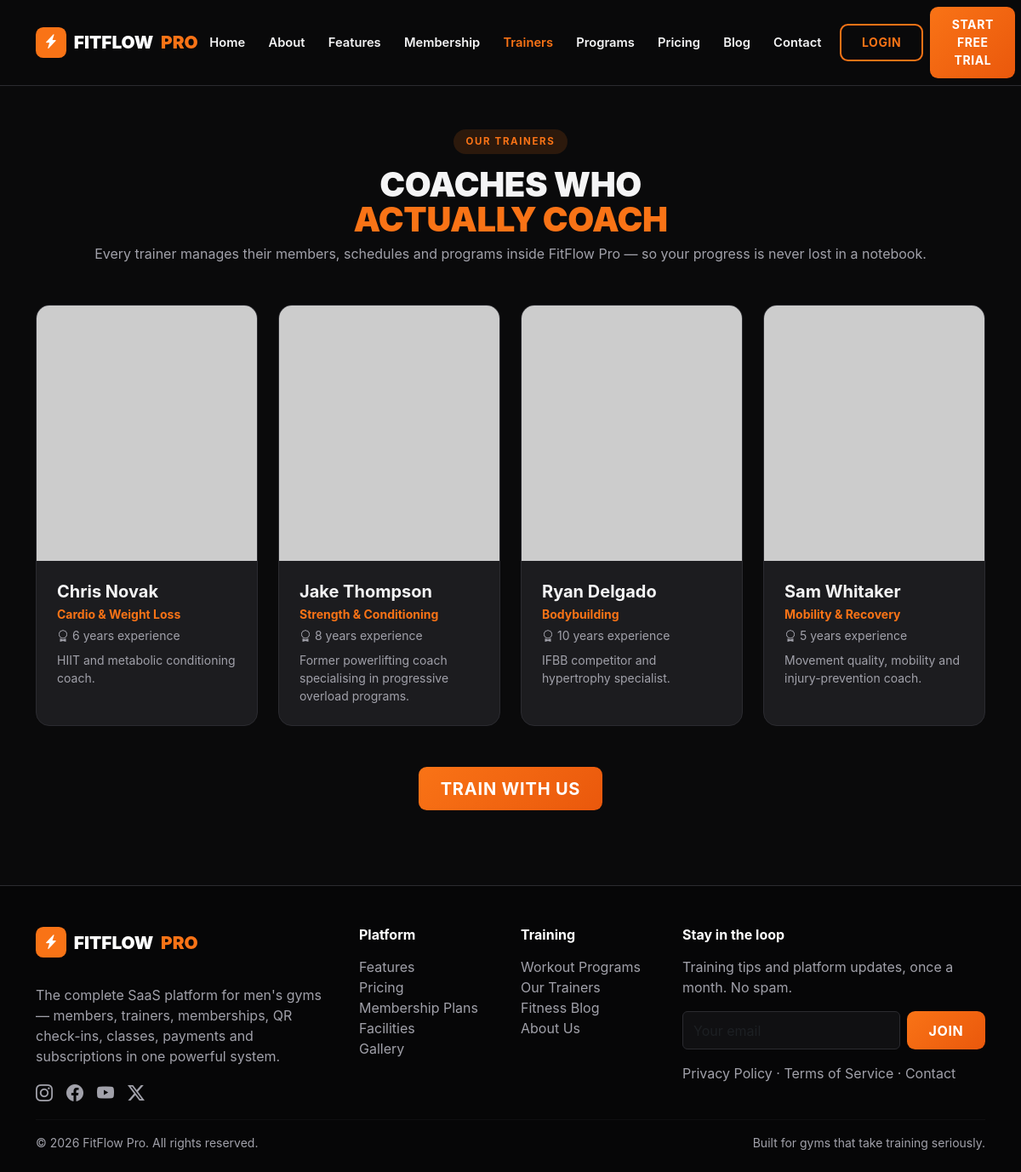
/public/trainers.php, run on the app's committed database.
### tables this page shows
CREATE TABLE trainers (
  id            INT UNSIGNED AUTO_INCREMENT PRIMARY KEY,
  tenant_id     INT UNSIGNED NOT NULL,
  user_id       INT UNSIGNED NULL,
  branch_id     INT UNSIGNED NULL,
  name          VARCHAR(120) NOT NULL,
  email         VARCHAR(150) NULL,
  phone         VARCHAR(40) NULL,
  photo_url     VARCHAR(255) NULL,
  specialty     VARCHAR(120) NULL,
  qualifications VARCHAR(255) NULL,
  experience_years INT NOT NULL DEFAULT 0,
  bio           TEXT NULL,
  status        ENUM('active','inactive') NOT NULL DEFAULT 'active',
  created_at    TIMESTAMP NOT NULL DEFAULT CURRENT_TIMESTAMP,
  INDEX idx_trainer_tenant (tenant_id),
  CONSTRAINT fk_trainer_tenant FOREIGN KEY (tenant_id) REFERENCES tenants(id) ON DELETE CASCADE,
  CONSTRAINT fk_trainer_user FOREIGN KEY (user_id) REFERENCES users(id) ON DELETE SET NULL,
  CONSTRAINT fk_trainer_branch FOREIGN KEY (branch_id) REFERENCES branches(id) ON DELETE SET NULL
);

### app/bootstrap.php (called while the page is built, shortened)
<?php
spl_autoload_register(function (string $class): void {
    $paths = [
        __DIR__ . '/' . $class . '.php',
        __DIR__ . '/Models/' . $class . '.php',
    ];
    foreach ($paths as $path) {
        if (is_file($path)) {
            return;
        }
    }
});
require_once __DIR__ . '/helpers.php';

### app/Models/BaseModel.php (called while the page is built, shortened)
<?php
abstract class BaseModel
{
    protected static string $table;
    protected static bool $tenantScoped = true;
    public static function all(?int $tenantId = null, string $order = 'id DESC', int $limit = 200, int $offset = 0): array
    {
        $where = static::scope($tenantId);
        $sql = 'SELECT * FROM ' . static::$table . $where . " ORDER BY {$order} LIMIT {$limit} OFFSET {$offset}";
        return Database::fetchAll($sql, static::scopeParams($tenantId));
    }
    protected static function scope(?int $tenantId, string $extra = ''): string
    {
        $where = '';
        if (static::$tenantScoped && $tenantId !== null) {
            $where = ' WHERE tenant_id = ?';
        }
        return $where;
    }
    protected static function scopeParams(?int $tenantId): array
    {
        return (static::$tenantScoped && $tenantId !== null) ? [$tenantId] : [];
    }
}

### config/database.php (called while the page is built)
<?php
return [
    'driver'   => 'mysql',
    'host'     => getenv('DB_HOST') ?: '127.0.0.1',
    'port'     => getenv('DB_PORT') ?: '3306',
    'database' => getenv('DB_DATABASE') ?: 'fitflow_pro',
    'username' => getenv('DB_USERNAME') ?: 'root',
    'password' => getenv('DB_PASSWORD') ?: '',
    'charset'  => 'utf8mb4',
];

### app/Database.php (called while the page is built, shortened)
<?php
class Database
{
    private static ?PDO $instance = null;
    public static function connection(): PDO
    {
        $cfg = require __DIR__ . '/../config/database.php';
        $dsn = sprintf(
            '%s:host=%s;port=%s;dbname=%s;charset=%s',
            $cfg['driver'],
            $cfg['host'],
            $cfg['port'],
            $cfg['database'],
            $cfg['charset']
        );
        self::$instance = new PDO($dsn, $cfg['username'], $cfg['password'], [
            PDO::ATTR_ERRMODE            => PDO::ERRMODE_EXCEPTION,
            PDO::ATTR_DEFAULT_FETCH_MODE => PDO::FETCH_ASSOC,
            PDO::ATTR_EMULATE_PREPARES   => false,
        ]);
        return self::$instance;
    }
    public static function query(string $sql, array $params = []): PDOStatement
    {
        $stmt = self::connection()->prepare($sql);
        $stmt->execute($params);
        return $stmt;
    }
    public static function fetchAll(string $sql, array $params = []): array
    {
        return self::query($sql, $params)->fetchAll();
    }
}

### app/helpers.php (called while the page is built, shortened)
<?php
function e($value): string
{
    return htmlspecialchars((string) ($value ?? ''), ENT_QUOTES, 'UTF-8');
}
function url(string $path = ''): string
{
    $script = $_SERVER['SCRIPT_NAME'] ?? '';
    $root = preg_replace('#/(public|admin|tenant|member|super-admin|trainer|api)/.*$#', '', $script);
    return rtrim($root, '/') . '/' . ltrim($path, '/');
}

### public/trainers.php (the view, shortened to what this page needs)
<?php
require_once __DIR__ . '/../app/bootstrap.php';
$trainers = [];
try {
    $rows = Trainer::all(1, 'name ASC', 20);
    foreach ($rows as $r) {
        $trainers[] = [
            'name' => $r['name'], 'specialty' => $r['specialty'] ?? 'General Fitness',
            'exp' => (int) ($r['experience_years'] ?? 0),
            'photo' => $r['photo_url'] ?: 'https://randomuser.me/api/portraits/men/' . (30 + (int) $r['id']) . '.jpg',
            'bio' => $r['bio'] ?? '',
        ];
    }
} catch (Throwable $ignored) {
}
?>
<section class="section-pad">
  <div class="container">
    <div class="text-center mb-5"><span class="section-tag">Our trainers</span>
      <h1 class="display-title">Coaches who<br><span class="accent">actually coach</span></h1>
      <p style="color:var(--ff-muted)">Every trainer manages their members, schedules and programs inside FitFlow Pro — so your progress is never lost in a notebook.</p></div>
    <div class="row g-4">
      <?php foreach ($trainers as $t): ?>
      <div class="col-md-6 col-lg-3">
        <div class="ff-card trainer-card h-100">
          <img src="<?= e($t['photo']) ?>" alt="<?= e($t['name']) ?>">
          <div class="p-4">
            <h5 class="fw-bold mb-1"><?= e($t['name']) ?></h5>
            <div class="text-orange fw-bold small"><?= e($t['specialty']) ?></div>
            <div class="small mt-1" style="color:var(--ff-muted)"><i class="bi bi-award me-1"></i><?= (int) $t['exp'] ?> years experience</div>
            <p class="mb-0 mt-2 small" style="color:var(--ff-muted)"><?= e($t['bio']) ?></p>
          </div>
        </div>
      </div>
      <?php endforeach; ?>
    </div>
    <div class="text-center mt-5"><a href="<?= e(url('public/register.php')) ?>" class="btn btn-ff btn-lg">Train with us</a></div>
  </div>
</section>

### public/assets/css/style.css (style rules this page uses)
:root { --ff-black:#0a0a0b; --ff-charcoal:#141416; --ff-panel:#1c1c1f; --ff-panel2:#232327; --ff-orange:#f97316; --ff-orange-dark:#ea580c; --ff-amber:#fbbf24; --ff-text:#f4f4f5; --ff-muted:#a1a1aa; --ff-border:#2b2b30; --ff-green:#22c55e; --ff-red:#ef4444; --ff-blue:#38bdf8; }
* { scrollbar-width:thin; scrollbar-color:#3f3f46 transparent }
body { background:var(--ff-black); color:var(--ff-text); font-family:'Inter',system-ui,-apple-system,'Segoe UI',Roboto,sans-serif }
a { color:var(--ff-orange) }
.text-orange { color:var(--ff-orange)!important }
.btn-ff { background:linear-gradient(135deg,var(--ff-orange),var(--ff-orange-dark)); color:#fff; border:0; font-weight:700; padding:.65rem 1.6rem; border-radius:.6rem; text-transform:uppercase; letter-spacing:.04em }
.section-pad { padding:5.5rem 0 }
.section-tag { display:inline-block; background:rgba(249,115,22,.14); color:var(--ff-orange); font-weight:700; letter-spacing:.14em; text-transform:uppercase; font-size:.72rem; padding:.35rem .9rem; border-radius:2rem; margin-bottom:1rem }
.display-title { font-weight:900; text-transform:uppercase; line-height:1.02; letter-spacing:-.01em }
.display-title .accent { color:var(--ff-orange) }
.ff-card { background:var(--ff-panel); border:1px solid var(--ff-border); border-radius:1rem; overflow:hidden; transition:.25s }
.trainer-card img { height:300px; width:100%; object-fit:cover }

### data on the page
trainers: name "Chris Novak", specialty "Cardio & Weight Loss", experience_years "6", bio "HIIT and metabolic conditioning coach."
trainers: name "Jake Thompson", specialty "Strength & Conditioning", experience_years "8", bio "Former powerlifting coach specialising in progressive overload programs."
trainers: name "Ryan Delgado", specialty "Bodybuilding", experience_years "10", bio "IFBB competitor and hypertrophy specialist."
trainers: name "Sam Whitaker", specialty "Mobility & Recovery", experience_years "5", bio "Movement quality, mobility and injury-prevention coach."
